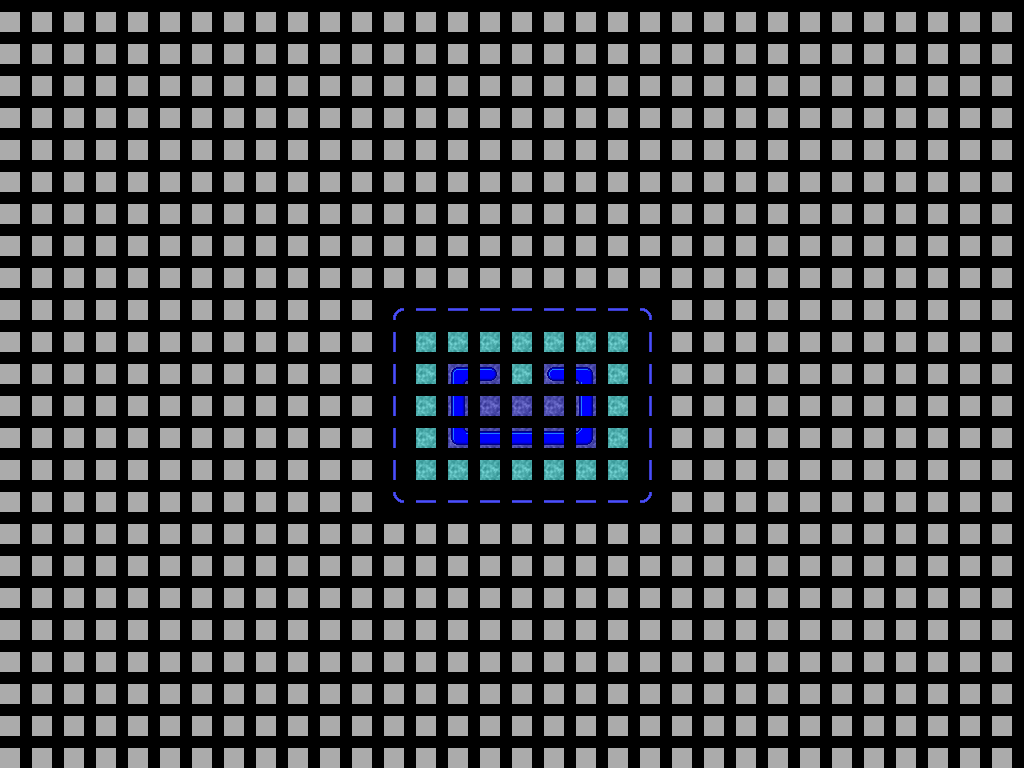

A 2D game scene composited from a Tiled map and its tileset images. What follows is a short description and the map's XML, with every tile layer's data as written:
An orthogonal 32x24 tile map with 32x32 px tiles, 2 tile layers (Tile Layer 1, wall) and 15 objects (3x U, 2x D, 2x R, 2x L, player, ...).

<map version="1.5" tiledversion="1.7.2" orientation="orthogonal" renderorder="right-down" width="32" height="24" tilewidth="32" tileheight="32" infinite="0" nextlayerid="5" nextobjectid="55">
 <tileset firstgid="1" source="Pac-man Topdown Pack.tsx" />
 <layer id="1" name="Tile Layer 1" width="32" height="24">
  <data encoding="csv">
138,138,138,138,138,138,138,138,138,138,138,138,138,138,138,138,138,138,138,138,138,138,138,138,138,138,138,138,138,138,138,138,
138,138,138,138,138,138,138,138,138,138,138,138,138,138,138,138,138,138,138,138,138,138,138,138,138,138,138,138,138,138,138,138,
138,138,138,138,138,138,138,138,138,138,138,138,138,138,138,138,138,138,138,138,138,138,138,138,138,138,138,138,138,138,138,138,
138,138,138,138,138,138,138,138,138,138,138,138,138,138,138,138,138,138,138,138,138,138,138,138,138,138,138,138,138,138,138,138,
138,138,138,138,138,138,138,138,138,138,138,138,138,138,138,138,138,138,138,138,138,138,138,138,138,138,138,138,138,138,138,138,
138,138,138,138,138,138,138,138,138,138,138,138,138,138,138,138,138,138,138,138,138,138,138,138,138,138,138,138,138,138,138,138,
138,138,138,138,138,138,138,138,138,138,138,138,138,138,138,138,138,138,138,138,138,138,138,138,138,138,138,138,138,138,138,138,
138,138,138,138,138,138,138,138,138,138,138,138,138,138,138,138,138,138,138,138,138,138,138,138,138,138,138,138,138,138,138,138,
138,138,138,138,138,138,138,138,138,138,138,138,138,138,138,138,138,138,138,138,138,138,138,138,138,138,138,138,138,138,138,138,
138,138,138,138,138,138,138,138,138,138,138,138,0,0,0,0,0,0,0,0,0,138,138,138,138,138,138,138,138,138,138,138,
138,138,138,138,138,138,138,138,138,138,138,138,0,169,169,169,169,169,169,169,0,138,138,138,138,138,138,138,138,138,138,138,
138,138,138,138,138,138,138,138,138,138,138,138,0,169,170,170,169,170,170,169,0,138,138,138,138,138,138,138,138,138,138,138,
138,138,138,138,138,138,138,138,138,138,138,138,0,169,170,170,170,170,170,169,0,138,138,138,138,138,138,138,138,138,138,138,
138,138,138,138,138,138,138,138,138,138,138,138,0,169,170,170,170,170,170,169,0,138,138,138,138,138,138,138,138,138,138,138,
138,138,138,138,138,138,138,138,138,138,138,138,0,169,169,169,169,169,169,169,0,138,138,138,138,138,138,138,138,138,138,138,
138,138,138,138,138,138,138,138,138,138,138,138,0,0,0,0,0,0,0,0,0,138,138,138,138,138,138,138,138,138,138,138,
138,138,138,138,138,138,138,138,138,138,138,138,138,138,138,138,138,138,138,138,138,138,138,138,138,138,138,138,138,138,138,138,
138,138,138,138,138,138,138,138,138,138,138,138,138,138,138,138,138,138,138,138,138,138,138,138,138,138,138,138,138,138,138,138,
138,138,138,138,138,138,138,138,138,138,138,138,138,138,138,138,138,138,138,138,138,138,138,138,138,138,138,138,138,138,138,138,
138,138,138,138,138,138,138,138,138,138,138,138,138,138,138,138,138,138,138,138,138,138,138,138,138,138,138,138,138,138,138,138,
138,138,138,138,138,138,138,138,138,138,138,138,138,138,138,138,138,138,138,138,138,138,138,138,138,138,138,138,138,138,138,138,
138,138,138,138,138,138,138,138,138,138,138,138,138,138,138,138,138,138,138,138,138,138,138,138,138,138,138,138,138,138,138,138,
138,138,138,138,138,138,138,138,138,138,138,138,138,138,138,138,138,138,138,138,138,138,138,138,138,138,138,138,138,138,138,138,
138,138,138,138,138,138,138,138,138,138,138,138,138,138,138,138,138,138,138,138,138,138,138,138,138,138,138,138,138,138,138,138
</data>
 </layer>
 <layer id="4" name="wall" width="32" height="24">
  <data encoding="csv">
0,0,0,0,0,0,0,0,0,0,0,0,0,0,0,0,0,0,0,0,0,0,0,0,0,0,0,0,0,0,0,0,
0,0,0,0,0,0,0,0,0,0,0,0,0,0,0,0,0,0,0,0,0,0,0,0,0,0,0,0,0,0,0,0,
0,0,0,0,0,0,0,0,0,0,0,0,0,0,0,0,0,0,0,0,0,0,0,0,0,0,0,0,0,0,0,0,
0,0,0,0,0,0,0,0,0,0,0,0,0,0,0,0,0,0,0,0,0,0,0,0,0,0,0,0,0,0,0,0,
0,0,0,0,0,0,0,0,0,0,0,0,0,0,0,0,0,0,0,0,0,0,0,0,0,0,0,0,0,0,0,0,
0,0,0,0,0,0,0,0,0,0,0,0,0,0,0,0,0,0,0,0,0,0,0,0,0,0,0,0,0,0,0,0,
0,0,0,0,0,0,0,0,0,0,0,0,0,0,0,0,0,0,0,0,0,0,0,0,0,0,0,0,0,0,0,0,
0,0,0,0,0,0,0,0,0,0,0,0,0,0,0,0,0,0,0,0,0,0,0,0,0,0,0,0,0,0,0,0,
0,0,0,0,0,0,0,0,0,0,0,0,0,0,0,0,0,0,0,0,0,0,0,0,0,0,0,0,0,0,0,0,
0,0,0,0,0,0,0,0,0,0,0,0,113,65,65,65,65,65,65,65,114,0,0,0,0,0,0,0,0,0,0,0,
0,0,0,0,0,0,0,0,0,0,0,0,64,0,0,0,0,0,0,0,64,0,0,0,0,0,0,0,0,0,0,0,
0,0,0,0,0,0,0,0,0,0,0,0,64,0,177,232,0,231,179,0,64,0,0,0,0,0,0,0,0,0,0,0,
0,0,0,0,0,0,0,0,0,0,0,0,64,0,228,0,0,0,228,0,64,0,0,0,0,0,0,0,0,0,0,0,
0,0,0,0,0,0,0,0,0,0,0,0,64,0,211,229,229,229,213,0,64,0,0,0,0,0,0,0,0,0,0,0,
0,0,0,0,0,0,0,0,0,0,0,0,64,0,0,0,0,0,0,0,64,0,0,0,0,0,0,0,0,0,0,0,
0,0,0,0,0,0,0,0,0,0,0,0,111,65,65,65,65,65,65,65,112,0,0,0,0,0,0,0,0,0,0,0,
0,0,0,0,0,0,0,0,0,0,0,0,0,0,0,0,0,0,0,0,0,0,0,0,0,0,0,0,0,0,0,0,
0,0,0,0,0,0,0,0,0,0,0,0,0,0,0,0,0,0,0,0,0,0,0,0,0,0,0,0,0,0,0,0,
0,0,0,0,0,0,0,0,0,0,0,0,0,0,0,0,0,0,0,0,0,0,0,0,0,0,0,0,0,0,0,0,
0,0,0,0,0,0,0,0,0,0,0,0,0,0,0,0,0,0,0,0,0,0,0,0,0,0,0,0,0,0,0,0,
0,0,0,0,0,0,0,0,0,0,0,0,0,0,0,0,0,0,0,0,0,0,0,0,0,0,0,0,0,0,0,0,
0,0,0,0,0,0,0,0,0,0,0,0,0,0,0,0,0,0,0,0,0,0,0,0,0,0,0,0,0,0,0,0,
0,0,0,0,0,0,0,0,0,0,0,0,0,0,0,0,0,0,0,0,0,0,0,0,0,0,0,0,0,0,0,0,
0,0,0,0,0,0,0,0,0,0,0,0,0,0,0,0,0,0,0,0,0,0,0,0,0,0,0,0,0,0,0,0
</data>
 </layer>
 <objectgroup id="2" name="move">
  <object id="9" name="player" x="486.483" y="613.47" width="17.8854" height="16.9912" />
  <object id="10" name="pink" x="496" y="399" />
  <object id="12" name="green" x="528" y="400" />
  <object id="13" name="yellow" x="559" y="400" />
  <object id="14" name="red" x="527" y="369" />
  <object id="43" name="LR" x="512" y="288" width="31" height="32" />
  <object id="45" name="D" x="640" y="320" width="32" height="32" />
  <object id="46" name="R" x="416" y="288" width="32" height="32" />
  <object id="48" name="L" x="608" y="480" width="32" height="32" />
  <object id="49" name="U" x="384" y="448" width="32" height="32" />
  <object id="50" name="L" x="608" y="288" width="32" height="32" />
  <object id="51" name="D" x="384" y="320" width="32" height="32" />
  <object id="52" name="R" x="416" y="480" width="32" height="32" />
  <object id="53" name="U" x="640" y="448" width="32" height="32" />
  <object id="54" name="U" x="512" y="321" width="31" height="62" />
 </objectgroup>
</map>
